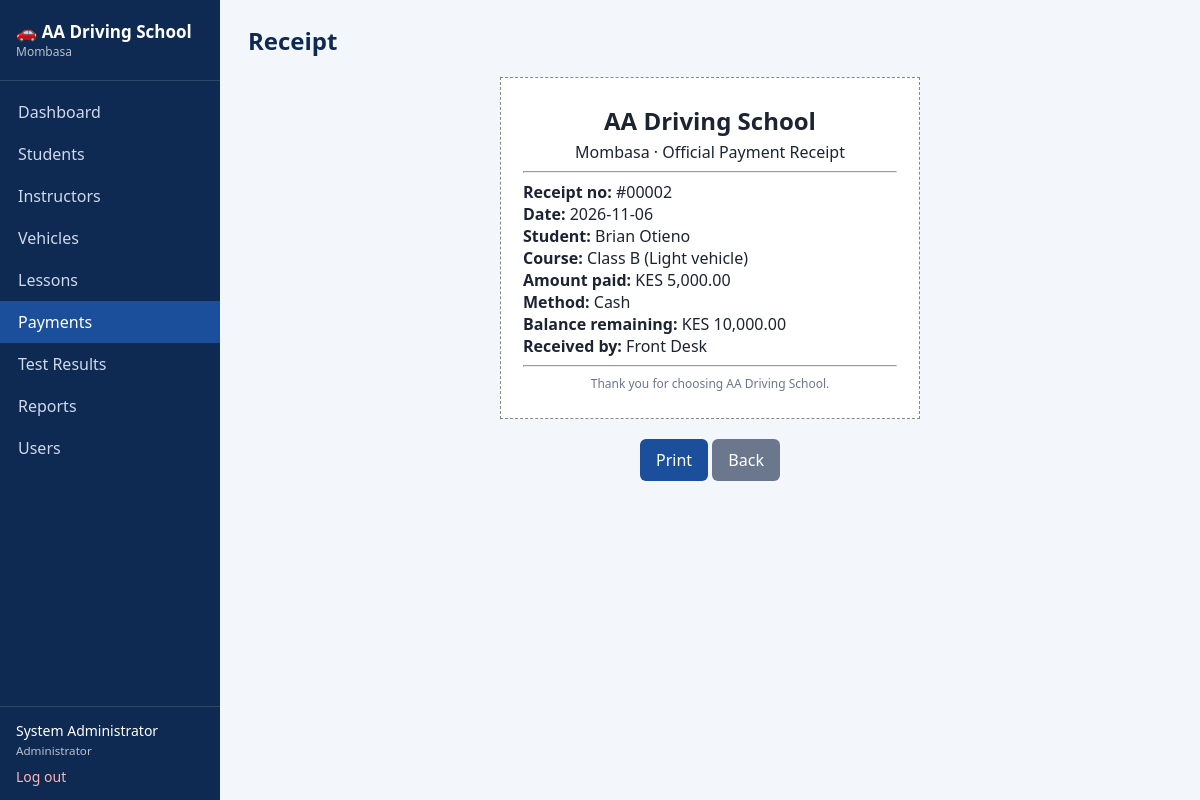
Screenshot of /receipt.php?id=2 (signed in) with the database file from the repository.
### tables this page shows
CREATE TABLE payments (
  payment_id INT AUTO_INCREMENT PRIMARY KEY,
  student_id INT NOT NULL,
  amount DECIMAL(10,2) NOT NULL,
  payment_date DATE NOT NULL,
  payment_method ENUM('Cash','M-Pesa','Bank') NOT NULL,
  reference VARCHAR(50),
  received_by INT NULL,
  FOREIGN KEY (student_id) REFERENCES students(student_id) ON DELETE CASCADE,
  FOREIGN KEY (received_by) REFERENCES users(user_id) ON DELETE SET NULL
);

CREATE TABLE students (
  student_id INT AUTO_INCREMENT PRIMARY KEY,
  user_id INT NULL,
  full_name VARCHAR(100) NOT NULL,
  gender ENUM('Male','Female','Other') NOT NULL,
  id_number VARCHAR(30),
  phone VARCHAR(20) NOT NULL,
  email VARCHAR(100),
  address VARCHAR(150),
  course VARCHAR(60) NOT NULL DEFAULT 'Class B (Light vehicle)',
  course_fee DECIMAL(10,2) NOT NULL DEFAULT 0,
  reg_date DATE NOT NULL,
  FOREIGN KEY (user_id) REFERENCES users(user_id) ON DELETE SET NULL
);

CREATE TABLE users (
  user_id INT AUTO_INCREMENT PRIMARY KEY,
  username VARCHAR(50) NOT NULL UNIQUE,
  password VARCHAR(255) NOT NULL,
  full_name VARCHAR(100) NOT NULL,
  role ENUM('Administrator','Receptionist','Instructor','Student') NOT NULL,
  created_at TIMESTAMP DEFAULT CURRENT_TIMESTAMP
);

### config.php (called while the page is built, shortened)
<?php
try {
    $pdo = new PDO('mysql:host=' . DB_HOST . ';dbname=' . DB_NAME . ';charset=utf8mb4', DB_USER, DB_PASS, [
        PDO::ATTR_ERRMODE => PDO::ERRMODE_EXCEPTION,
        PDO::ATTR_DEFAULT_FETCH_MODE => PDO::FETCH_ASSOC,
    ]);
} catch (PDOException $ex) {
    die('<h3>Database connection failed.</h3><p>Start MySQL in XAMPP and import <b>database.sql</b> first.</p>');
}
function e($s) { return htmlspecialchars((string)$s, ENT_QUOTES, 'UTF-8'); }
function money($n) { return 'KES ' . number_format((float)$n, 2); }
function student_balance($student_id) {
    global $pdo;
    $s = $pdo->prepare('SELECT s.course_fee - COALESCE((SELECT SUM(amount) FROM payments WHERE student_id=s.student_id),0) FROM students s WHERE s.student_id=?');
    $s->execute([$student_id]);
    return (float)$s->fetchColumn();
}

### receipt.php (the view, shortened to what this page needs)
<?php
require 'config.php';
$st = $pdo->prepare('SELECT p.*, s.full_name student, s.course, s.course_fee, s.student_id sid, u.full_name cashier FROM payments p JOIN students s USING(student_id) LEFT JOIN users u ON u.user_id=p.received_by WHERE p.payment_id=?');
$st->execute([(int)($_GET['id'] ?? 0)]);
$p = $st->fetch();
require 'includes/header.php';
?>
<div class="receipt">
  <h2><?= APP_NAME ?></h2><p>Mombasa · Official Payment Receipt</p><hr>
  <p style="text-align:left"><b>Receipt no:</b> #<?= str_pad($p['payment_id'], 5, '0', STR_PAD_LEFT) ?><br>
  <b>Date:</b> <?= e($p['payment_date']) ?><br>
  <b>Student:</b> <?= e($p['student']) ?><br>
  <b>Course:</b> <?= e($p['course']) ?><br>
  <b>Amount paid:</b> <?= money($p['amount']) ?><br>
  <b>Method:</b> <?= e($p['payment_method']) ?><?= $p['reference'] ? ' (' . e($p['reference']) . ')' : '' ?><br>
  <b>Balance remaining:</b> <?= money(max(student_balance($p['sid']), 0)) ?><br>
  <b>Received by:</b> <?= e($p['cashier']) ?></p><hr><p class="small muted">Thank you for choosing <?= APP_NAME ?>.</p>
</div>
<p style="text-align:center" class="no-print"><button class="btn" onclick="window.print()">Print</button> <a class="btn grey" href="payments.php">Back</a></p>
<?php require 'includes/footer.php'; ?>

### assets/style.css (style rules this page uses)
:root { --primary:#1b4f9c;--dark:#0f2a52;--bg:#f3f6fb;--line:#dde4ef;--ok:#1e8e3e;--err:#c62828;--warn:#e69500 }
* { box-sizing:border-box }
body { margin:0;font-family:Segoe UI,Arial,sans-serif;background:var(--bg);color:#1c2433;display:flex;min-height:100vh }
.btn { background:var(--primary);color:#fff;border:0;padding:10px 16px;border-radius:6px;cursor:pointer;font:inherit;text-decoration:none;display:inline-block }
.btn.grey { background:#6b778c }
.muted { color:#6b778c }
.small { font-size:12px }
.receipt { max-width:420px;margin:20px auto;background:#fff;border:1px dashed #888;padding:22px;display:block }
.receipt h2,.receipt p { text-align:center;margin:4px 0 }

### rows the page displays
payments: payment_id "00002", payment_date "2026-11-06", student.full_name "Brian Otieno", student.course "Class B (Light vehicle)", amount "KES 5,000.00", payment_method "Cash", received_by.full_name "Front Desk"

### other values shown
APP_NAME "AA Driving School"
$label "Dashboard"
$label "Students"
$label "Instructors"
$label "Vehicles"
$label "Lessons"
$label "Payments"
$label "Test Results"
$label "Reports"
$label "Users"
user()['full_name'] "System Administrator"
$role "Administrator"
$page_title "Receipt"
money(max(student_balance($p['sid']), 0)) "KES 10,000.00"
